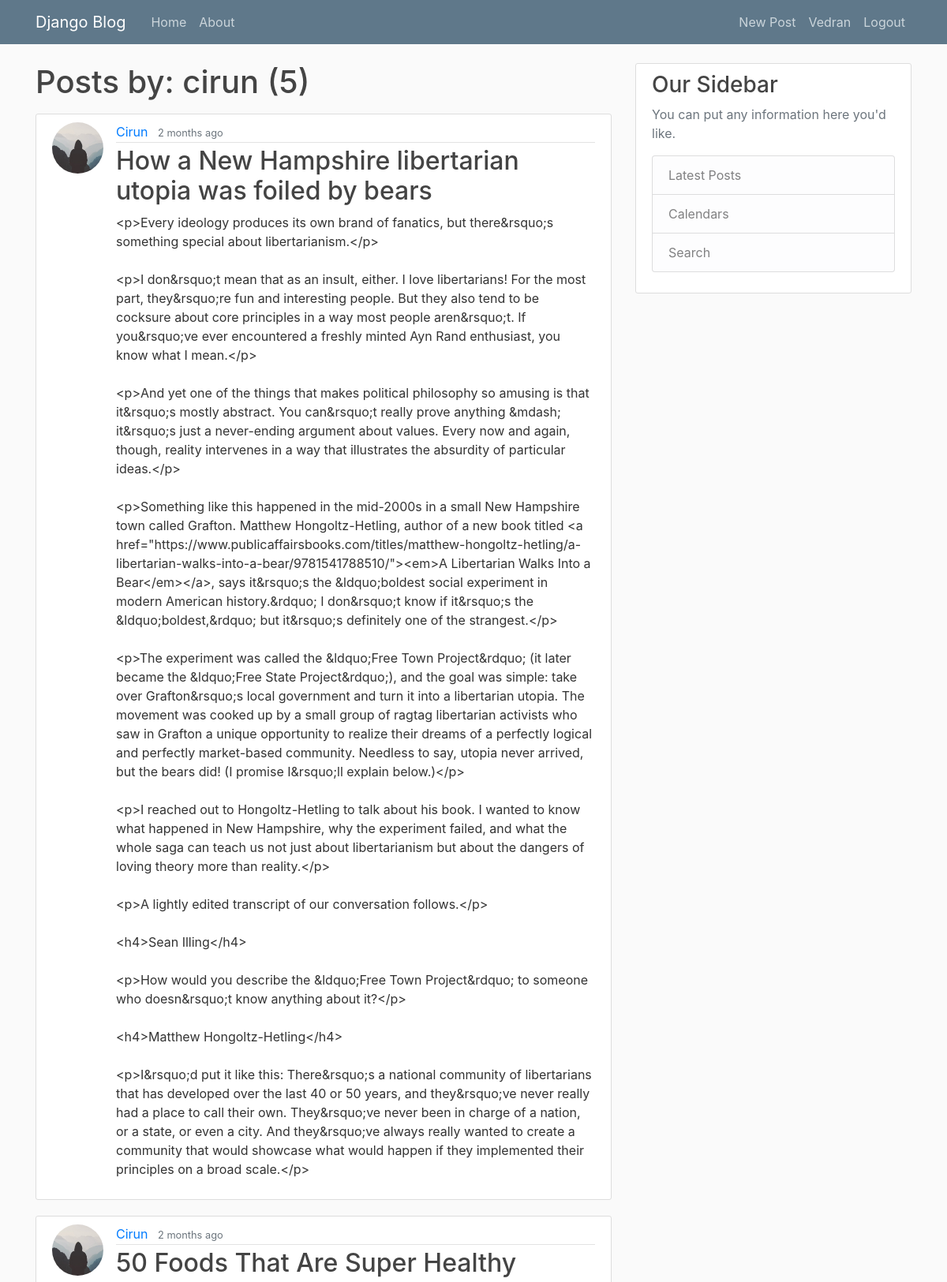
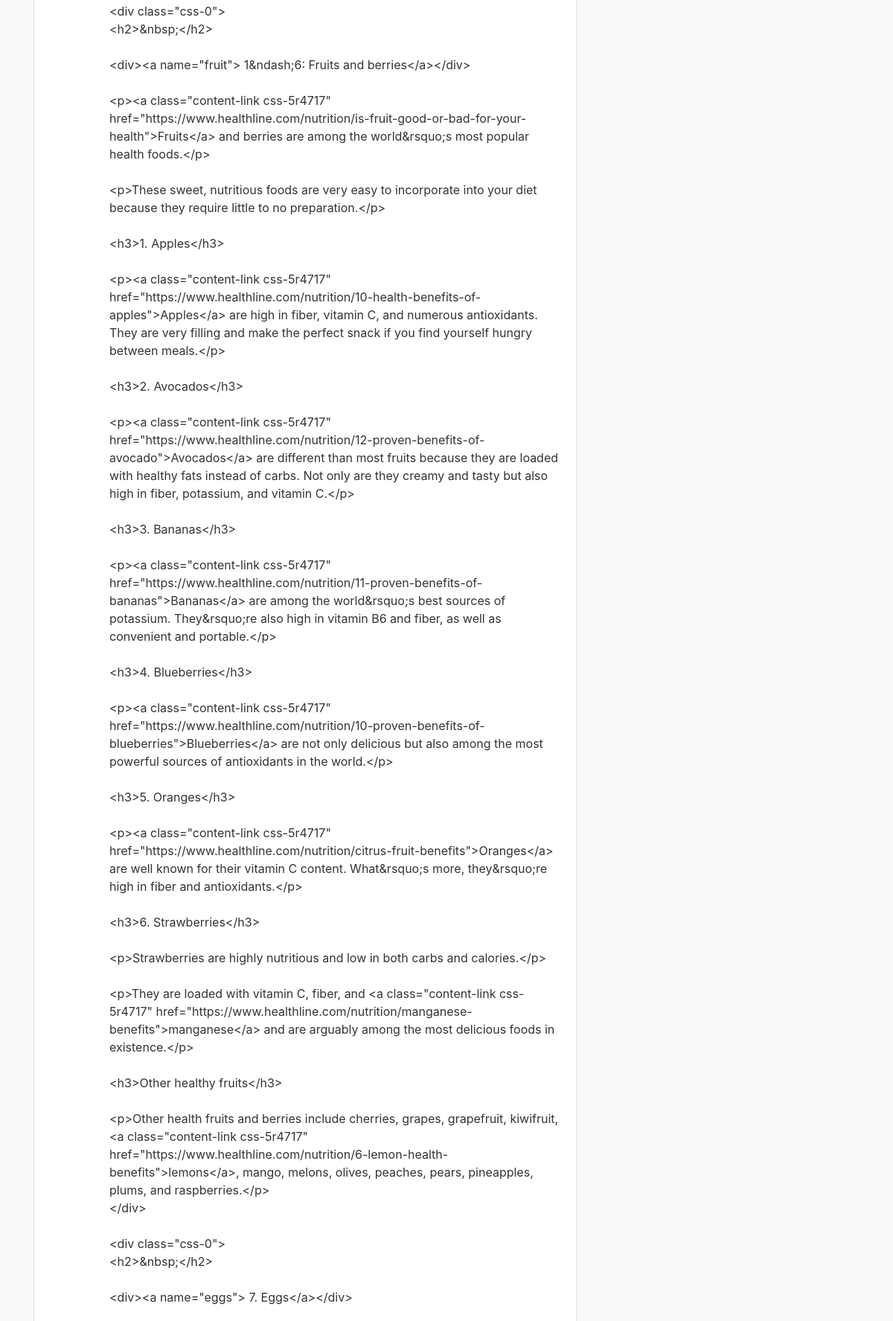
Page /user/cirun/ (signed in, upper part) on the committed database (2 pictures, top to bottom).
### blog/models.py (models this page shows, shortened)
class Post(models.Model):
    title = models.CharField(max_length=100)
    thumbnail = models.ImageField(upload_to="pics/", null=True, blank=True)
    image_url = models.CharField(max_length=500, default=None, null=True, blank=True)
    overview = RichTextField()
    content = RichTextField()
    author = models.ForeignKey(User, on_delete=models.CASCADE)
    categories = models.ManyToManyField(Category)
    published = models.BooleanField(default=True)
    date_posted = models.DateTimeField(default=timezone.now)

### users/models.py (models this page shows, shortened)
class Profile(models.Model):
    user = models.OneToOneField(User, on_delete=models.CASCADE)
    image = models.ImageField(default='default.jpg', upload_to='profile_pics')

### blog/views.py (the view)
# urls.py: path('user/<str:username>/', UserPostListView.as_view(), name='user-posts'),
class UserPostListView(ListView):
    model = Post
    template_name = 'blog/user_posts.html'
    context_object_name = 'posts'
    paginate_by = 5
    def get_queryset(self):
        user = get_object_or_404(User, username=self.kwargs.get('username'))
        return Post.objects.filter(author=user).order_by('-date_posted')

### templates/blog/user_posts.html (shortened to what this page needs)
{% extends 'base.html' %}
{% load humanize %}
{% block content %}
<h1 class="mb-3">Posts by: {{ view.kwargs.username }} ({{ page_obj.paginator.count }})</h1>
    {% for post in posts %}
    <article class="media content-section">
        <img class="rounded-circle article-img" src="{{ post.author.profile.image.url }}" alt="">
        <div class="media-body">
            <div class="article-metadata">
                <a class="mr-2" href="{% url 'user-posts' post.author.username %}">{{ post.author|title }} </a>
                <small class="text-muted">{{ post.date_posted | timesince }} ago</small>
            </div>
            <h2><a class="article-title" href="{% url 'post-detail' post.id %}">{{ post.title }}</a></h2>
            <p class="article-content">{{ post.content }}</p>
        </div>
    </article>
{% endfor %}
{% endblock %}

### templates/partials/_navbar.html (shortened to what this page needs)
<header class="site-header">
  <nav class="navbar navbar-expand-md navbar-dark bg-steel fixed-top">
    <div class="container">
      <a class="navbar-brand mr-4" href="{% url 'blog-home' %}">Django Blog</a>
      <div class="collapse navbar-collapse" id="navbarToggle">
        <div class="navbar-nav mr-auto">
          <a class="nav-item nav-link" href="{% url 'blog-home' %}">Home</a>
          <a class="nav-item nav-link" href="{% url 'blog-about' %}">About</a>
        </div>
        <div class="navbar-nav">
          {% if user.is_authenticated %}
            <a class="nav-item nav-link" href="{% url 'post-create' %}">New Post</a>
            <a class="nav-item nav-link" href="{% url 'profile' %}">{{ user.username|title }}</a>
            <a class="nav-item nav-link" href="{% url 'logout' %}">Logout</a>
          {% else %}
            <a class="nav-item nav-link" href="{% url 'login' %}">Login</a>
            <a class="nav-item nav-link" href="{% url 'register' %}">Register</a>
          {% endif %}
        </div>
      </div>
    </div>
  </nav>
</header>

### blog/static/css/main.css (style rules this page uses)
body { background: #fafafa; color: #333333; margin-top: 5rem; }
h1, h2, h3, h4, h5, h6 { color: #444444; }
.bg-steel { background-color: #5f788a; }
.site-header .navbar-nav .nav-link { color: #cbd5db; }
.content-section { background: #ffffff; padding: 10px 20px; border: 1px solid #dddddd; border-radius: 3px; margin-bottom: 20px; }
.article-title { color: #444444; }
.article-content { white-space: pre-line; }
.article-img { height: 65px; width: 65px; margin-right: 16px; }
.article-metadata { padding-bottom: 1px; margin-bottom: 4px; border-bottom: 1px solid #e3e3e3 }

### rows in the picture
Post: author.profile.image (placeholder picture), author "Cirun", date_posted "2 months", title "How a New Hampshire libertarian utopia was foiled by bears", content "<p>Every ideology produces its own brand of fanatics, but there&rsquo;s something special about libertarianism.</p> <p>I don&rsquo;t mean that as an insult, either. I love libertarians! For the most part, they&rsquo;re fun and interesting people. But they also tend to be cocksure about core principles in a way most people aren&rsquo;t. If you&rsquo;ve ever encountered a freshly minted Ayn Rand enthusiast, you know what I mean.</p> <p>And yet one of the things that makes political philosophy so amusing is that it&rsquo;s mostly abstract. You can&rsquo;t really prove anything &mdash; it&rsquo;s just a never-ending argument about values. Every now and again, though, reality intervenes in a way…"
Post: author.profile.image (placeholder picture), author "Cirun", date_posted "2 months", title "50 Foods That Are Super Healthy"

### other values in the picture
{{ user.username|title }} "Vedran"
{{ view.kwargs.username }} "cirun"
{{ page_obj.paginator.count }} "5"
